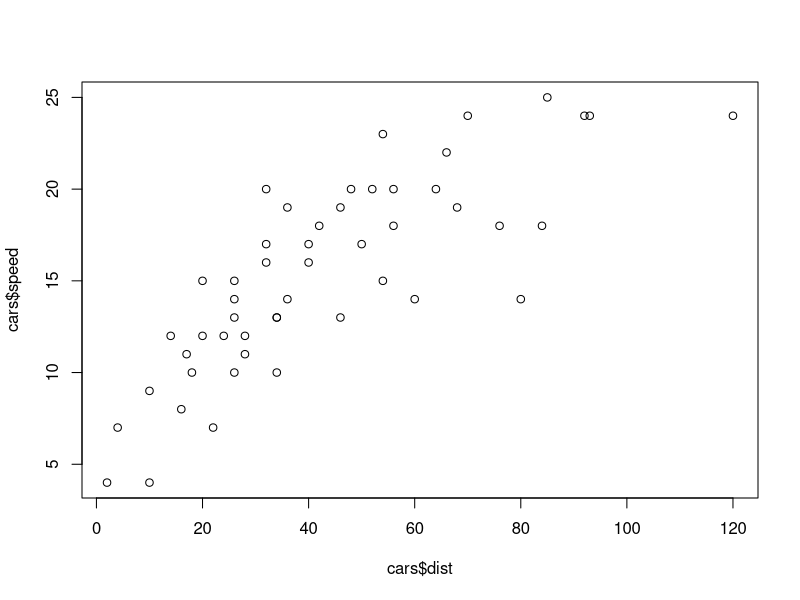
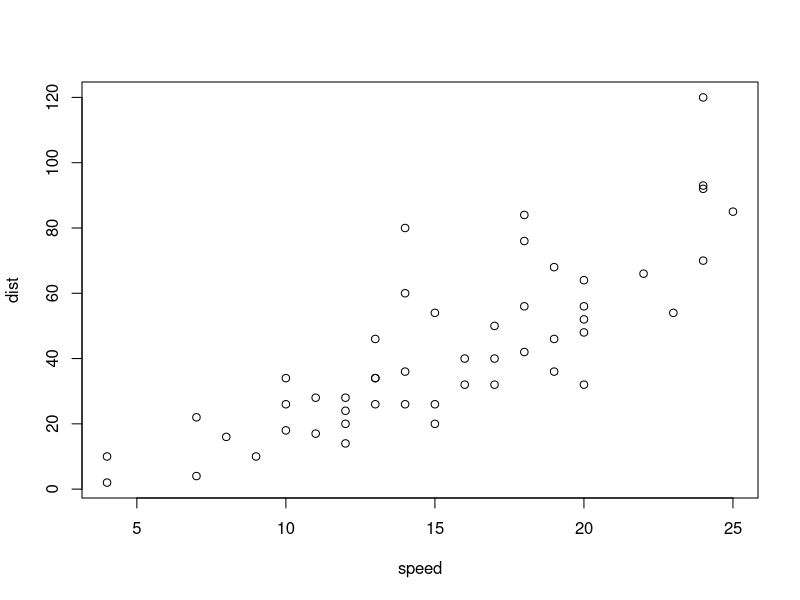
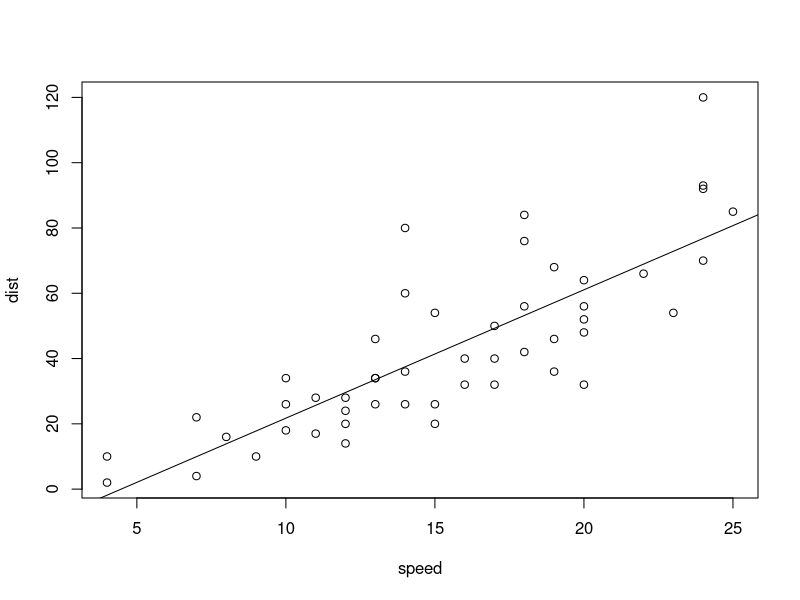

The R script that drew these images, in order:
## ---- chunk 1
knitr::opts_chunk$set(echo = TRUE)
knitr::opts_chunk$set(tidy.opts=list(width.cutoff=60),tidy=TRUE)
## ---- chunk 2
x = 10
y <- 9
x + y
## ---- chunk 3
plot(cars$dist,cars$speed)
## ---- chunk 4
data(cars)
## ---- chunk 5
cars
## ---- chunk 6
suppressMessages( library(tidyverse))
## ---- chunk 7
cars %>% filter(speed > 20 )
## ---- chunk 8
cars %>% filter(speed > 20 & dist > 100)
## ---- chunk 9
plot(cars)
## ---- chunk 10
model <- lm(speed~dist, cars)

summary(model)
## ---- chunk 11
summary(model)$r.squared
## ---- chunk 12
plot(cars)
abline(lm(dist~speed, cars))
